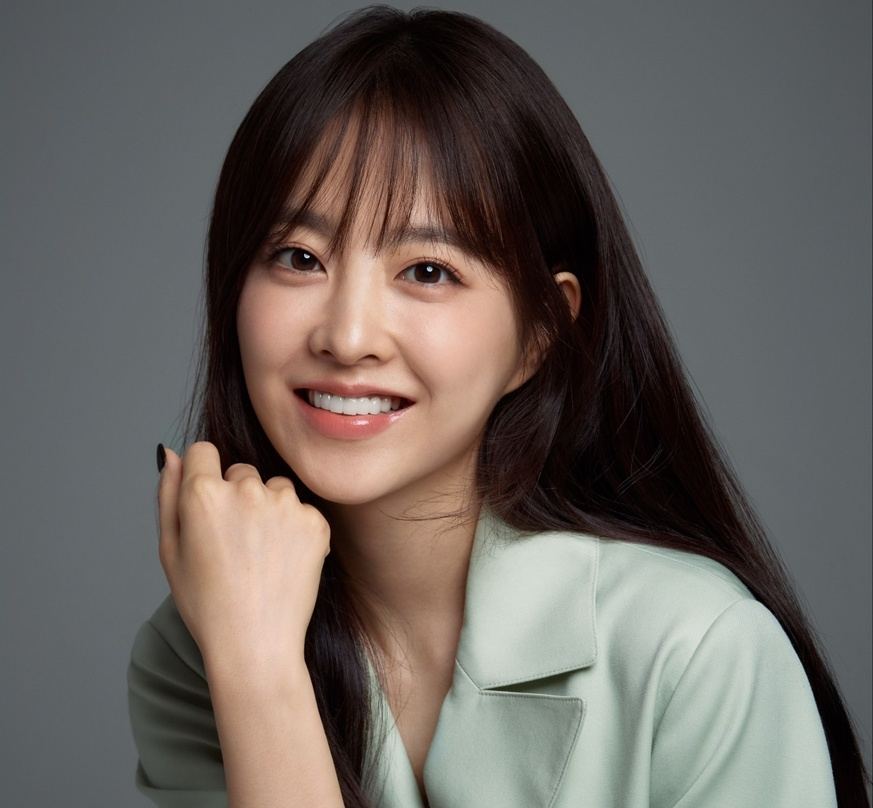
#> input picture OpenCV/image_file/test.jpg, 873 x 808 px, shrunk from 1202 x 1113 before the run, found by its file name
$ python reverse_image.py
#> lines starting #> are read from the running program, lines starting #| are printed output that depends on the picture
import numpy as np
import cv2

src = cv2.imread("test.jpg", cv2.IMREAD_COLOR)
#> src is the input picture: shape (808, 873, 3); mean B, G, R 94.6, 99, 105.5
#src2 = cv2.imread("raspberry.jpeg", cv2.IMREAD_COLOR)
dst = cv2.bitwise_not(src)
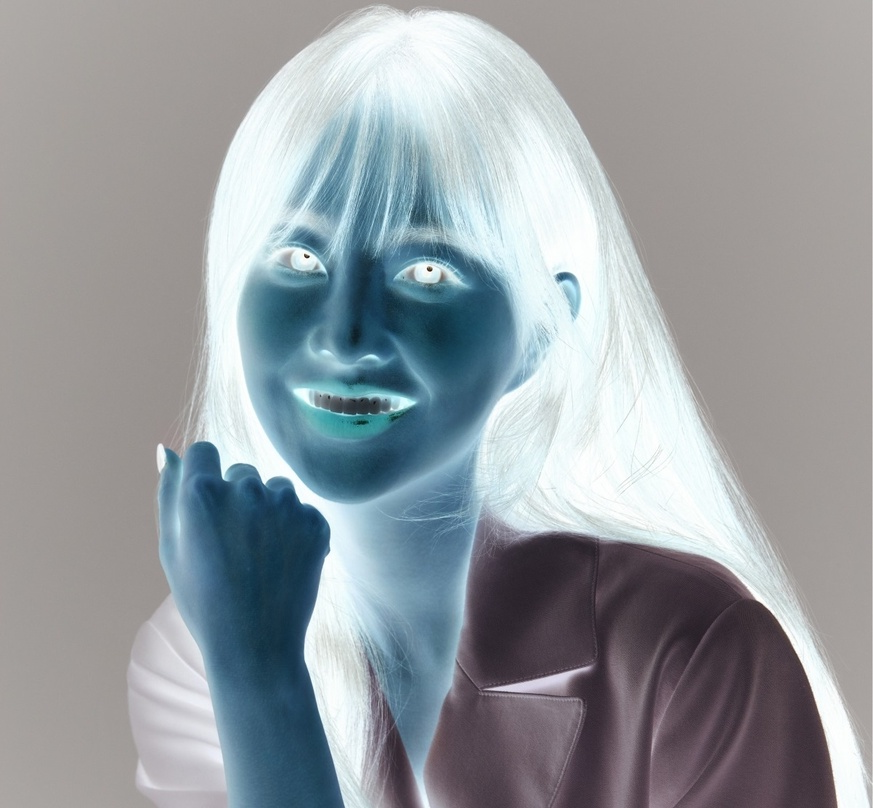
#> dst: shape (808, 873, 3); mean B, G, R 160.4, 156, 149.5
det2 = cv2.bitwise_and(src, dst)
#> det2: shape (808, 873, 3); every value is 0
det3 = cv2.bitwise_or(src, dst)
#> det3: shape (808, 873, 3); every value is 255
det4 = cv2.bitwise_xor(src, dst)

cv2.imshow("src", src)
cv2.imshow("dst", dst)
cv2.imshow("and", det2)
cv2.imshow("or", det3)
cv2.imshow("xor", det4)
cv2.waitKey()
cv2.destroyAllWindows()
